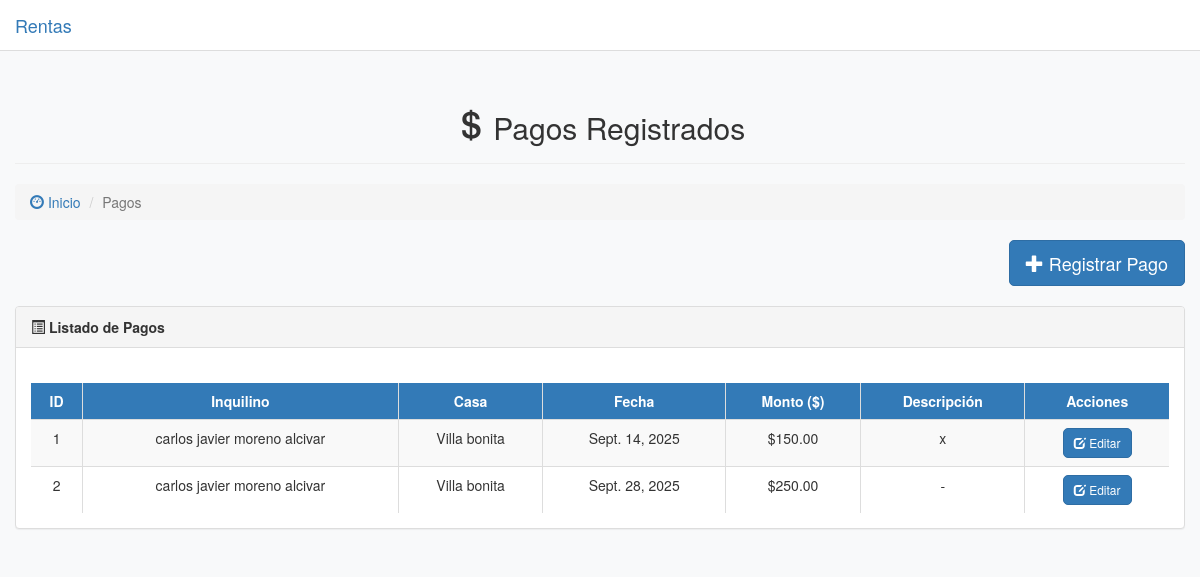
/pagos/, run on the app's committed database.
### renta/models.py (models this page shows, shortened)
class Pago(models.Model):
    inquilino = models.ForeignKey(Inquilino, on_delete=models.CASCADE)
    fecha = models.DateField(auto_now_add=True)
    monto = models.DecimalField(max_digits=10, decimal_places=2)
    descripcion = models.TextField(blank=True)

class Inquilino(models.Model):
    nombre = models.CharField(max_length=100)
    email = models.EmailField()
    casa = models.ForeignKey(Casa, on_delete=models.CASCADE)

class Casa(models.Model):
    nombre = models.CharField(max_length=100)
    direccion = models.CharField(max_length=200)
    habitaciones = models.IntegerField(max_length=10,default=1)
    precio = models.FloatField(default=0)

### renta/views.py (the view)
# urls.py: path('pagos/', views.moduloPago, name='modulo_pago'),
def moduloPago(request):
    x = Pago.objects.all()
    return render(request, "modulo_pagos/ListarPagos.html",{
        "pagos":x
    })

### renta/templates/modulo_pagos/ListarPagos.html (shortened to what this page needs)
{% extends 'base.html' %}
{% block content %}
<div class="container-fluid">
    <div class="page-header text-center">
        <h2><i class="glyphicon glyphicon-usd"></i> Pagos Registrados</h2>
    </div>
    <ol class="breadcrumb">
        <li><a href="{% url 'inicio' %}"><i class="glyphicon glyphicon-dashboard"></i> Inicio</a></li>
        <li class="active">Pagos</li>
    </ol>
    <div class="text-right" style="margin-bottom: 20px;">
        <a href="{% url 'formulario_pago' %}" class="btn btn-primary btn-lg">
            <i class="glyphicon glyphicon-plus"></i> Registrar Pago
        </a>
    </div>
    <div class="panel panel-default shadow-sm">
        <div class="panel-heading">
            <strong><i class="glyphicon glyphicon-list-alt"></i> Listado de Pagos</strong>
        </div>
        <div class="panel-body table-responsive">
            <table class="table table-hover table-striped table-bordered text-center">
                <thead class="bg-primary text-white">
                    <tr>
                        <th class="text-center">ID</th>
                        <th class="text-center">Inquilino</th>
                        <th class="text-center">Casa</th>
                        <th class="text-center">Fecha</th>
                        <th class="text-center">Monto ($)</th>
                        <th class="text-center">Descripción</th>
                        <th class="text-center">Acciones</th>
                    </tr>
                </thead>
                <tbody>
                    {% for pago in pagos %}
                    <tr>
                        <td>{{ pago.id }}</td>
                        <td>{{ pago.inquilino.nombre }}</td>
                        <td>{{ pago.inquilino.casa.nombre }}</td>
                        <td>{{ pago.fecha }}</td>
                        <td>${{ pago.monto }}</td>
                        <td>{{ pago.descripcion|default:"-" }}</td>
                        <td>
                            <a href="{% url 'formulario_pago' pago.id %}" class="btn btn-primary btn-sm">
                                <i class="glyphicon glyphicon-edit"></i> Editar
                            </a>
                        </td>
                    </tr>
                    {% empty %}
                    <tr>
                        <td colspan="7" class="text-muted">No hay pagos registrados</td>
                    </tr>
                    {% endfor %}
                </tbody>
            </table>
        </div>
    </div>
</div>
{% endblock %}

### renta/templates/base.html (shortened to what this page needs)
<!DOCTYPE html>
<html lang="es">
<head>
  <link rel="stylesheet" href="https://maxcdn.bootstrapcdn.com/bootstrap/3.4.1/css/bootstrap.min.css">
  <link rel="stylesheet" href="https://cdnjs.cloudflare.com/ajax/libs/bootstrap-icons/1.11.1/font/bootstrap-icons.min.css">
</head>
<body>
  <nav class="navbar navbar-default navbar-fixed-top">
    <div class="container-fluid">
      <div class="navbar-header">
        <a class="navbar-brand" href="{% url 'inicio' %}">Rentas</a>
      </div>
      <div class="collapse navbar-collapse" id="navbar-collapse">
      </div>
    </div>
  </nav>
  <div >
    {% block content %}
    {% endblock %}
  </div>
</body>
</html>

### renta/templates/base.html (style rules this page uses)
body { background-color: #f8f9fa; color: #333; padding-top: 70px; }
.navbar { background-color: #fff; border-color: #ddd; }
.navbar-brand, .navbar-nav>li>a { color: #337ab7 !important; }
table { background-color: #fff; color: #333; border: 1px solid #ddd; margin-top: 20px; }
table th, table td { vertical-align: middle; border-color: #ddd !important; }
.panel { background-color: #fff; border-color: #ddd; }
.panel-heading { background-color: #f5f5f5 !important; color: #333 !important; }
.btn { border-radius: 5px; }

### data on the page
Pago: id "1", inquilino.nombre "carlos javier moreno alcivar", inquilino.casa.nombre "Villa bonita", fecha "Sept. 14, 2025", monto "150.00", descripcion "x"
Pago: id "2", inquilino.nombre "carlos javier moreno alcivar", inquilino.casa.nombre "Villa bonita", fecha "Sept. 28, 2025", monto "250.00", descripcion "-"
